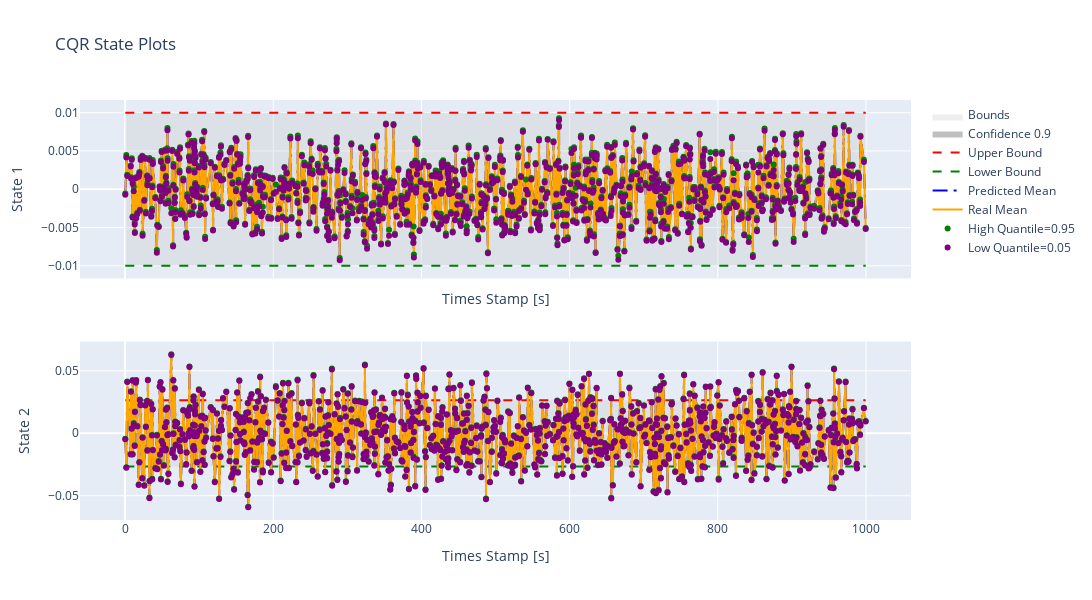

Notebook source saved alongside this figure:
### Markdown cell above
This plot is made against test data which till now is untouched.

### Code cell
dm.plot_cqr_error_plotly()

### Figure 1 — Plotly figure (JSON) as saved in the notebook; plotly's stock layout.template omitted (floating-point values rounded to 4 significant figures; data arrays with more than 128 entries replaced by an {"elided": "..."} marker saying what was removed)
{"data": [{"fill": "toself", "fillcolor": "rgba(200, 200, 200, 0.3)", "line": {"color": "rgba(255,255,255,0)"}, "name": "Bounds", "showlegend": true, "type": "scatter", "x": [0.3, 999.6, 999.6, 0.3], "xaxis": "x", "y": [-0.01, -0.01, 0.01, 0.01], "yaxis": "y"}, {"fill": "toself", "fillcolor": "rgba(128, 128, 128, 0.5)", "line": {"color": "rgba(255,255,255,0)"}, "name": "Confidence 0.9", "showlegend": true, "type": "scatter", "x": {"elided": "2000 float values"}, "xaxis": "x", "y": {"elided": "2000 float values"}, "yaxis": "y"}, {"line": {"color": "red", "dash": "dash"}, "mode": "lines", "name": "Upper Bound", "showlegend": true, "type": "scatter", "x": {"elided": "1000 float values"}, "xaxis": "x", "y": {"elided": "1000 float values"}, "yaxis": "y"}, {"line": {"color": "green", "dash": "dash"}, "mode": "lines", "name": "Lower Bound", "showlegend": true, "type": "scatter", "x": {"elided": "1000 float values"}, "xaxis": "x", "y": {"elided": "1000 float values"}, "yaxis": "y"}, {"line": {"color": "blue", "dash": "longdashdot"}, "mode": "lines", "name": "Predicted Mean", "showlegend": true, "type": "scatter", "x": {"elided": "1000 float values"}, "xaxis": "x", "y": {"elided": "1000 float values"}, "yaxis": "y"}, {"line": {"color": "orange"}, "mode": "lines", "name": "Real Mean", "showlegend": true, "type": "scatter", "x": {"elided": "1000 float values"}, "xaxis": "x", "y": {"elided": "1000 float values"}, "yaxis": "y"}, {"marker": {"color": "green", "size": 6}, "mode": "markers", "name": "High Quantile=0.95", "showlegend": true, "type": "scatter", "x": {"elided": "1000 float values"}, "xaxis": "x", "y": {"elided": "1000 float values"}, "yaxis": "y"}, {"marker": {"color": "purple", "size": 6}, "mode": "markers", "name": "Low Quantile=0.05", "showlegend": true, "type": "scatter", "x": {"elided": "1000 float values"}, "xaxis": "x", "y": {"elided": "1000 float values"}, "yaxis": "y"}, {"fill": "toself", "fillcolor": "rgba(200, 200, 200, 0.3)", "line": {"color": "rgba(255,255,255,0)"}, "name": "Bounds", "showlegend": false, "type": "scatter", "x": [0.3, 999.6, 999.6, 0.3], "xaxis": "x2", "y": [-0.0265, -0.0265, 0.0265, 0.0265], "yaxis": "y2"}, {"fill": "toself", "fillcolor": "rgba(128, 128, 128, 0.5)", "line": {"color": "rgba(255,255,255,0)"}, "name": "Confidence 0.9", "showlegend": false, "type": "scatter", "x": {"elided": "2000 float values"}, "xaxis": "x2", "y": {"elided": "2000 float values"}, "yaxis": "y2"}, {"line": {"color": "red", "dash": "dash"}, "mode": "lines", "name": "Upper Bound", "showlegend": false, "type": "scatter", "x": {"elided": "1000 float values"}, "xaxis": "x2", "y": {"elided": "1000 float values"}, "yaxis": "y2"}, {"line": {"color": "green", "dash": "dash"}, "mode": "lines", "name": "Lower Bound", "showlegend": false, "type": "scatter", "x": {"elided": "1000 float values"}, "xaxis": "x2", "y": {"elided": "1000 float values"}, "yaxis": "y2"}, {"line": {"color": "blue", "dash": "longdashdot"}, "mode": "lines", "name": "Predicted Mean", "showlegend": false, "type": "scatter", "x": {"elided": "1000 float values"}, "xaxis": "x2", "y": {"elided": "1000 float values"}, "yaxis": "y2"}, {"line": {"color": "orange"}, "mode": "lines", "name": "Real Mean", "showlegend": false, "type": "scatter", "x": {"elided": "1000 float values"}, "xaxis": "x2", "y": {"elided": "1000 float values"}, "yaxis": "y2"}, {"marker": {"color": "green", "size": 6}, "mode": "markers", "name": "High Quantile=0.95", "showlegend": false, "type": "scatter", "x": {"elided": "1000 float values"}, "xaxis": "x2", "y": {"elided": "1000 float values"}, "yaxis": "y2"}, {"marker": {"color": "purple", "size": 6}, "mode": "markers", "name": "Low Quantile=0.05", "showlegend": false, "type": "scatter", "x": {"elided": "1000 float values"}, "xaxis": "x2", "y": {"elided": "1000 float values"}, "yaxis": "y2"}], "layout": {"height": 600, "showlegend": true, "title": {"text": "CQR State Plots"}, "width": 1800, "xaxis": {"anchor": "y", "domain": [0, 1], "matches": "x2", "showticklabels": false, "title": {"text": "Times Stamp [s]"}}, "xaxis2": {"anchor": "y2", "domain": [0, 1], "title": {"text": "Times Stamp [s]"}}, "yaxis": {"anchor": "x", "domain": [0.575, 1], "title": {"text": " State 1"}}, "yaxis2": {"anchor": "x2", "domain": [0, 0.425], "title": {"text": " State 2"}}}}
